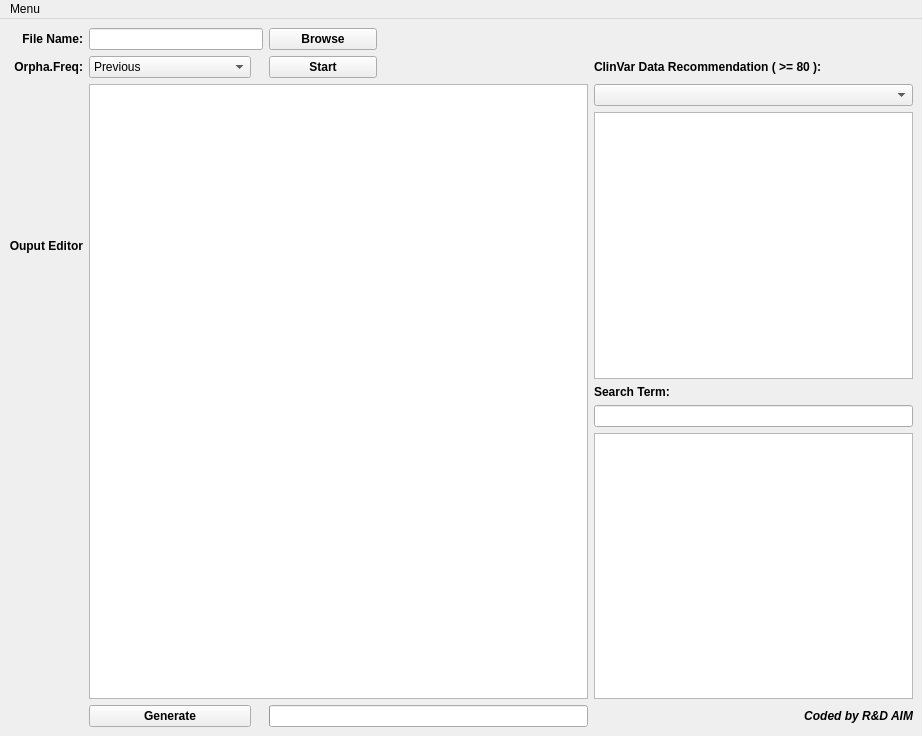
<?xml version="1.0" encoding="UTF-8"?>
<ui version="4.0">
 <class>MainWindow</class>
 <widget class="QMainWindow" name="MainWindow">
  <property name="geometry">
   <rect>
    <x>0</x>
    <y>0</y>
    <width>922</width>
    <height>736</height>
   </rect>
  </property>
  <property name="minimumSize">
   <size>
    <width>922</width>
    <height>0</height>
   </size>
  </property>
  <property name="windowTitle">
   <string>CNV Result Sheet Generator</string>
  </property>
  <widget class="QWidget" name="centralwidget">
   <layout class="QGridLayout" name="gridLayout">
    <item row="5" column="5">
     <widget class="QLabel" name="label_5">
      <property name="maximumSize">
       <size>
        <width>500</width>
        <height>16777215</height>
       </size>
      </property>
      <property name="font">
       <font>
        <family>Arial</family>
        <weight>75</weight>
        <bold>true</bold>
       </font>
      </property>
      <property name="text">
       <string>Search Term:</string>
      </property>
      <property name="alignment">
       <set>Qt::AlignLeading|Qt::AlignLeft|Qt::AlignVCenter</set>
      </property>
     </widget>
    </item>
    <item row="6" column="5">
     <widget class="QLineEdit" name="input_field">
      <property name="maximumSize">
       <size>
        <width>500</width>
        <height>16777215</height>
       </size>
      </property>
      <property name="font">
       <font>
        <family>Arial</family>
       </font>
      </property>
     </widget>
    </item>
    <item row="1" column="5">
     <widget class="QLabel" name="label_3">
      <property name="maximumSize">
       <size>
        <width>500</width>
        <height>16777215</height>
       </size>
      </property>
      <property name="font">
       <font>
        <family>Arial</family>
        <weight>75</weight>
        <bold>true</bold>
       </font>
      </property>
      <property name="text">
       <string>ClinVar Data Recommendation ( &gt;= 80 ):</string>
      </property>
      <property name="alignment">
       <set>Qt::AlignLeading|Qt::AlignLeft|Qt::AlignVCenter</set>
      </property>
     </widget>
    </item>
    <item row="0" column="0">
     <widget class="QLabel" name="label">
      <property name="minimumSize">
       <size>
        <width>70</width>
        <height>0</height>
       </size>
      </property>
      <property name="font">
       <font>
        <family>Arial</family>
        <weight>75</weight>
        <bold>true</bold>
       </font>
      </property>
      <property name="text">
       <string>File Name:</string>
      </property>
      <property name="alignment">
       <set>Qt::AlignRight|Qt::AlignTrailing|Qt::AlignVCenter</set>
      </property>
     </widget>
    </item>
    <item row="8" column="1">
     <widget class="QPushButton" name="generateButton">
      <property name="font">
       <font>
        <family>Arial</family>
        <weight>75</weight>
        <bold>true</bold>
       </font>
      </property>
      <property name="text">
       <string>Generate</string>
      </property>
     </widget>
    </item>
    <item row="8" column="4">
     <widget class="QProgressBar" name="progressBar">
      <property name="value">
       <number>0</number>
      </property>
      <property name="textVisible">
       <bool>false</bool>
      </property>
     </widget>
    </item>
    <item row="8" column="5">
     <widget class="QLabel" name="label_6">
      <property name="maximumSize">
       <size>
        <width>500</width>
        <height>16777215</height>
       </size>
      </property>
      <property name="font">
       <font>
        <family>Arial</family>
        <weight>75</weight>
        <italic>true</italic>
        <bold>true</bold>
       </font>
      </property>
      <property name="text">
       <string>Coded by R&amp;D AIM</string>
      </property>
      <property name="alignment">
       <set>Qt::AlignRight|Qt::AlignTrailing|Qt::AlignVCenter</set>
      </property>
     </widget>
    </item>
    <item row="1" column="4">
     <widget class="QPushButton" name="fileOpenButton">
      <property name="maximumSize">
       <size>
        <width>108</width>
        <height>16777215</height>
       </size>
      </property>
      <property name="font">
       <font>
        <family>Arial</family>
        <weight>75</weight>
        <bold>true</bold>
       </font>
      </property>
      <property name="text">
       <string>Start</string>
      </property>
     </widget>
    </item>
    <item row="4" column="0">
     <widget class="QLabel" name="label_4">
      <property name="font">
       <font>
        <family>Arial</family>
        <weight>75</weight>
        <bold>true</bold>
       </font>
      </property>
      <property name="text">
       <string>Ouput Editor</string>
      </property>
      <property name="alignment">
       <set>Qt::AlignRight|Qt::AlignTrailing|Qt::AlignVCenter</set>
      </property>
     </widget>
    </item>
    <item row="1" column="0">
     <widget class="QLabel" name="label_2">
      <property name="font">
       <font>
        <family>Arial</family>
        <weight>75</weight>
        <bold>true</bold>
       </font>
      </property>
      <property name="text">
       <string>Orpha.Freq:</string>
      </property>
      <property name="alignment">
       <set>Qt::AlignRight|Qt::AlignTrailing|Qt::AlignVCenter</set>
      </property>
     </widget>
    </item>
    <item row="0" column="1" colspan="3">
     <widget class="QLineEdit" name="fileName">
      <property name="minimumSize">
       <size>
        <width>162</width>
        <height>0</height>
       </size>
      </property>
      <property name="font">
       <font>
        <family>Arial</family>
       </font>
      </property>
     </widget>
    </item>
    <item row="1" column="1">
     <widget class="QComboBox" name="freqCombo">
      <property name="minimumSize">
       <size>
        <width>162</width>
        <height>0</height>
       </size>
      </property>
      <property name="font">
       <font>
        <family>Arial</family>
       </font>
      </property>
      <item>
       <property name="text">
        <string>Previous</string>
       </property>
      </item>
      <item>
       <property name="text">
        <string>Obligate (100%)</string>
       </property>
      </item>
      <item>
       <property name="text">
        <string>Very frequent (99-80%)</string>
       </property>
      </item>
      <item>
       <property name="text">
        <string>Frequent (79-30%)</string>
       </property>
      </item>
      <item>
       <property name="text">
        <string>Occasional (29-5%)</string>
       </property>
      </item>
      <item>
       <property name="text">
        <string>Very rare (&lt;4-1%)</string>
       </property>
      </item>
      <item>
       <property name="text">
        <string>Excluded (0%)</string>
       </property>
      </item>
     </widget>
    </item>
    <item row="4" column="5">
     <widget class="QTextBrowser" name="recommendBrowser">
      <property name="maximumSize">
       <size>
        <width>500</width>
        <height>16777215</height>
       </size>
      </property>
     </widget>
    </item>
    <item row="0" column="4">
     <widget class="QPushButton" name="fileBrowse">
      <property name="maximumSize">
       <size>
        <width>108</width>
        <height>16777215</height>
       </size>
      </property>
      <property name="font">
       <font>
        <family>Arial</family>
        <weight>75</weight>
        <bold>true</bold>
       </font>
      </property>
      <property name="text">
       <string>Browse</string>
      </property>
     </widget>
    </item>
    <item row="7" column="5">
     <widget class="QTextBrowser" name="dictBrowser">
      <property name="maximumSize">
       <size>
        <width>500</width>
        <height>16777215</height>
       </size>
      </property>
     </widget>
    </item>
    <item row="3" column="1" rowspan="5" colspan="4">
     <widget class="QTextEdit" name="output_area">
      <property name="font">
       <font>
        <pointsize>10</pointsize>
       </font>
      </property>
     </widget>
    </item>
    <item row="3" column="5">
     <widget class="QComboBox" name="caseComboBox"/>
    </item>
   </layout>
  </widget>
  <widget class="QMenuBar" name="menubar">
   <property name="geometry">
    <rect>
     <x>0</x>
     <y>0</y>
     <width>922</width>
     <height>21</height>
    </rect>
   </property>
   <widget class="QMenu" name="menuMenu">
    <property name="title">
     <string>Menu</string>
    </property>
    <addaction name="actionUpdate"/>
   </widget>
   <addaction name="menuMenu"/>
  </widget>
  <action name="actionUpdate">
   <property name="text">
    <string>Update</string>
   </property>
  </action>
 </widget>
 <tabstops>
  <tabstop>fileName</tabstop>
  <tabstop>fileBrowse</tabstop>
  <tabstop>freqCombo</tabstop>
  <tabstop>fileOpenButton</tabstop>
  <tabstop>output_area</tabstop>
  <tabstop>caseComboBox</tabstop>
  <tabstop>recommendBrowser</tabstop>
  <tabstop>input_field</tabstop>
  <tabstop>dictBrowser</tabstop>
  <tabstop>generateButton</tabstop>
 </tabstops>
 <resources/>
 <connections/>
</ui>
